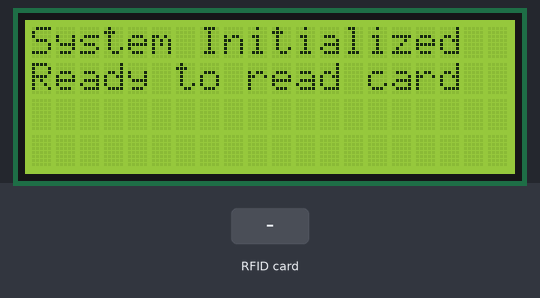
This sketch was run on a simulated Arduino Uno, built with avr-gcc and run on an emulated ATmega328P. Parts: 20×4 character LCD. The test bench sets the inputs (shaded band). What the sketch prints to the serial monitor is not drawn.

Above: at 1.3 s.
1.4 s: RFID card 5E 7A 19 C4 held to the reader
At 2.2 s:
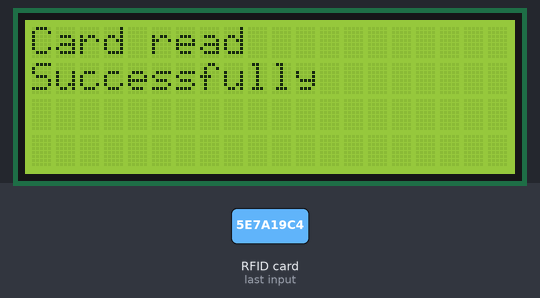
At 3.8 s:
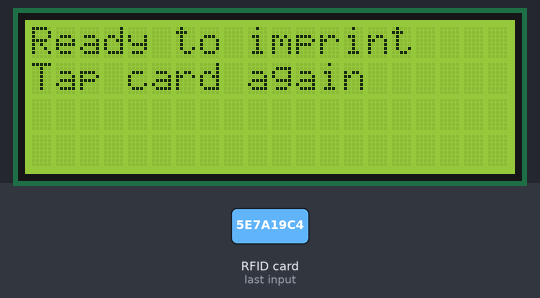
4.4 s: RFID card 5E 7A 19 C4 held to the reader
At 6.0 s:
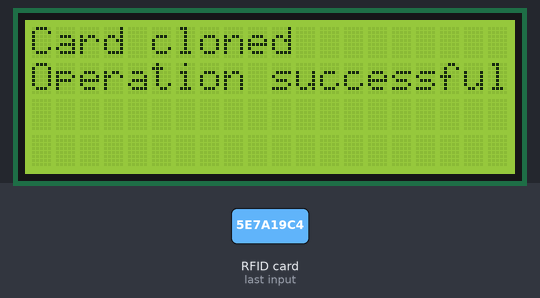
Timing chart, 0 to 7.5 s (numbered marks = the images above; inputs shaded):
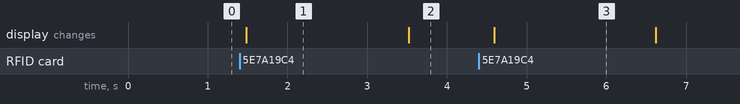

Measured:
- after the input at 1.4 s, the display: changes after 0.09 s (image 1)
- after the input at 4.4 s, the display: changes after 0.19 s (image 3)
- what the display in image 1 shows lasts 2.0 s, from 1.5 s to 3.5 s

The sketch:

RFID_Clone.ino
```cpp
#include <SPI.h>
#include <MFRC522.h>
#include <Wire.h>
#include <LiquidCrystal_I2C.h>

#define SS_PIN 10
#define RST_PIN 9

MFRC522 mfrc522(SS_PIN, RST_PIN);
LiquidCrystal_I2C lcd(0x27, 20, 4); // Adjust the address if needed

MFRC522::MIFARE_Key key;

byte buffer[18];

void setup() {
  Serial.begin(9600);
  SPI.begin();
  mfrc522.PCD_Init();
  lcd.init();
  lcd.backlight();

  for (byte i = 0; i < 6; i++) key.keyByte[i] = 0xFF;

  displayMessage("System Initialized", "Ready to read card", "", "");
}

void loop() {
  // Look for new RFID cards
  if (mfrc522.PICC_IsNewCardPresent() && mfrc522.PICC_ReadCardSerial()) {
    if (readCard()) {
      cloneCard();
    } else {
      displayErrorMessage("Reading failed");
    }
  }
}

// Function to display a message on the LCD
void displayMessage(String line1, String line2, String line3, String line4) {
  lcd.clear();
  lcd.setCursor(0, 0);
  lcd.print(line1);
  lcd.setCursor(0, 1);
  lcd.print(line2);
  lcd.setCursor(0, 2);
  lcd.print(line3);
  lcd.setCursor(0, 3);
  lcd.print(line4);
  Serial.println(line1 + " " + line2 + " " + line3 + " " + line4); // Log the message
}

bool readCard() {
  displayMessage("Reading card...", "Please wait", "", "");

  byte block = 4; // You can change this to read different blocks
  MFRC522::StatusCode status;

  status = mfrc522.PCD_Authenticate(MFRC522::PICC_CMD_MF_AUTH_KEY_A, block, &key, &(mfrc522.uid));
  if (status != MFRC522::STATUS_OK) {
    Serial.print(F("Authentication failed: "));
    Serial.println(mfrc522.GetStatusCodeName(status));
    return false;
  }

  status = mfrc522.MIFARE_Read(block, buffer, &buffer[18]);
  if (status != MFRC522::STATUS_OK) {
    Serial.print(F("Reading failed: "));
    Serial.println(mfrc522.GetStatusCodeName(status));
    return false;
  }

  Serial.print(F("Data in block "));
  Serial.print(block);
  Serial.print(F(": "));
  for (byte i = 0; i < 16; i++) {
    Serial.print(buffer[i], HEX);
    Serial.print(F(" "));
  }
  Serial.println();

  displayMessage("Card read", "Successfully", "", "");
  delay(2000);

  displayMessage("Ready to imprint", "Tap card again", "", "");
  return true;
}

// Function to clone card data
void cloneCard() {
  // Wait for the same card to be tapped again
  while (!mfrc522.PICC_IsNewCardPresent() || !mfrc522.PICC_ReadCardSerial()) {
    delay(100);
  }

  displayMessage("Cloning card...", "Please wait", "", "");

  byte block = 4; // You can change this to write to different blocks
  MFRC522::StatusCode status;

  status = mfrc522.PCD_Authenticate(MFRC522::PICC_CMD_MF_AUTH_KEY_A, block, &key, &(mfrc522.uid));
  if (status != MFRC522::STATUS_OK) {
    Serial.print(F("Authentication failed: "));
    Serial.println(mfrc522.GetStatusCodeName(status));
    displayErrorMessage("Authentication failed");
    return;
  }

  status = mfrc522.MIFARE_Write(block, buffer, 16);
  if (status != MFRC522::STATUS_OK) {
    Serial.print(F("Writing failed: "));
    Serial.println(mfrc522.GetStatusCodeName(status));
    displayErrorMessage("Writing failed");
    return;
  }

  displayMessage("Card cloned", "Operation successful", "", "");
  delay(2000);

  displayMessage("Cloned the fosfii", "", "", "");
  delay(2000);

  displayMessage("System Ready", "Tap a card", "to read", "");
}

void displayErrorMessage(String message) {
  displayMessage("Error:", message, "Please try again", "");
  delay(3000);
  displayMessage("System Ready", "Tap a card", "to read", "");
}
```
